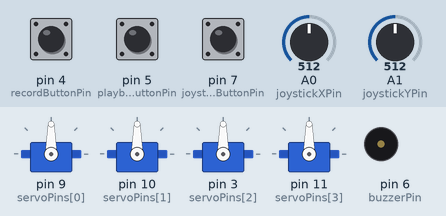
Simulated run of this sketch. Board: Arduino Uno, built with avr-gcc and run on an emulated ATmega328P. Shown: 4 × servo, buzzer (waves = sounding). The test bench sets the inputs (shaded band); at power-on: A0 (joystickXPin) = 512, pin 7 (joystickButtonPin) HIGH, A1 (joystickYPin) = 512, pin 4 (recordButtonPin) HIGH, pin 5 (playbackButtonPin) HIGH. What the sketch prints to the serial monitor is not drawn.

Above: at 1.2 s.
1.3 s: A0 (joystickXPin) set to 587
4.3 s: A0 (joystickXPin) set to 619
At 4.85 s:
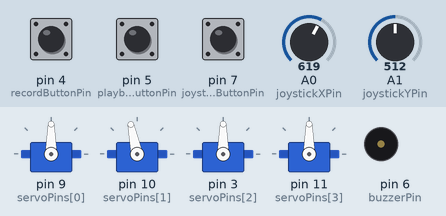
7.3 s: pin 7 (joystickButtonPin) pulled LOW for 1 s
At 7.94 s:
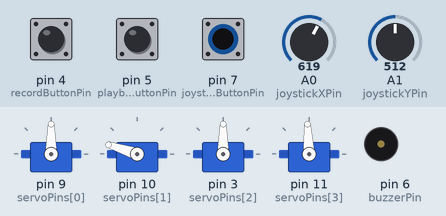
10.3 s: A1 (joystickYPin) set to 588
13.3 s: A1 (joystickYPin) set to 608
At 15.5 s:
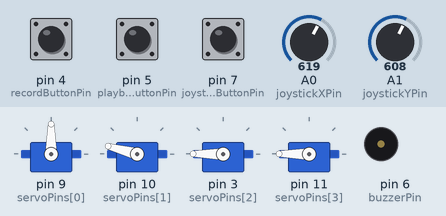
16.3 s: pin 4 (recordButtonPin) pulled LOW for 1 s
At 16.41 s:
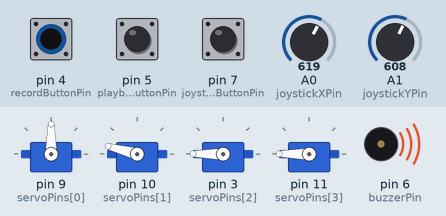
Timing chart, 0 to 19.3 s (numbered marks = the images above; inputs shaded):
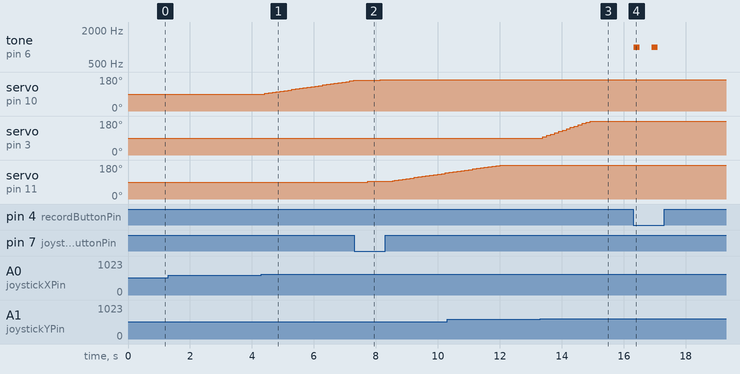

The sketch:

sketch_jul06a.ino
```cpp
#include <Servo.h>

// Servo motor configuration
Servo servo1, servo2, servo3, servo4;
const int servoPins[4] = {9, 10, 3,11};  // Servo motor pins

// Buzzer configuration
const int buzzerPin = 6;

// Joystick and button configuration
const int joystickXPin = A0;
const int joystickYPin = A1;
const int joystickButtonPin = 7;
const int recordButtonPin = 4;
const int playbackButtonPin = 5;
const int threshold = 100;  // Center tolerance range

// Initial servo positions
int servoPos[4] = {90, 90, 90, 90};
int positions[100][4];  // To store recorded positions
int posIndex = 0;  // Index for positions array

// Initial state
int currentState = 1;

// Buzzer melody function
void playBuzzerMelody() {
  int melody[] = {262, 294, 330, 349, 392, 440, 494, 523};  // Do, Re, Mi, Fa, Sol, La, Si, Do
  int duration = 100;  // Duration for each note
  for (int i = 0; i < 8; i++) {
    tone(buzzerPin, melody[i], duration);
    delay(duration);
  }
  noTone(buzzerPin);
}

// Buzzer beep function
void buzzerBeep() {
  tone(buzzerPin, 1000, 200);  // Beep frequency and duration
  delay(200);
  noTone(buzzerPin);
}

// Servo position function
void setServoPosition(Servo &servo, int angle) {
  servo.write(angle);
}

// Interpolate positions for smooth transitions
void interpolatePositions(int startPos[], int endPos[], int steps, int interpolatedPositions[][4]) {
  for (int i = 0; i < steps; i++) {
    for (int j = 0; j < 4; j++) {
      interpolatedPositions[i][j] = startPos[j] + (endPos[j] - startPos[j]) * i / steps;
    }
  }
}

// Playback recorded positions
void playbackRecordedPositions() {
  playBuzzerMelody();
  for (int i = 0; i < posIndex - 1; i++) {
    int startPos[4];
    int endPos[4];
    int interpolatedPositions[120][4];
    for (int j = 0; j < 4; j++) {
      startPos[j] = positions[i][j];
      endPos[j] = positions[i + 1][j];
    }
    interpolatePositions(startPos, endPos, 120, interpolatedPositions);
    for (int j = 0; j < 120; j++) {
      for (int k = 0; k < 4; k++) {
        setServoPosition(servo1, interpolatedPositions[j][0]);
        setServoPosition(servo2, interpolatedPositions[j][1]);
        setServoPosition(servo3, interpolatedPositions[j][2]);
        setServoPosition(servo4, interpolatedPositions[j][3]);
      }
      delay(10);
    }
  }
}

void setup() {
  Serial.begin(9600);

  // Attach servos
  servo1.attach(servoPins[0]);
  servo2.attach(servoPins[1]);
  servo3.attach(servoPins[2]);
  servo4.attach(servoPins[3]);

  // Set initial servo positions
  for (int i = 0; i < 4; i++) {
    setServoPosition(servo1, servoPos[0]);
    setServoPosition(servo2, servoPos[1]);
    setServoPosition(servo3, servoPos[2]);
    setServoPosition(servo4, servoPos[3]);
  }

  pinMode(joystickButtonPin, INPUT_PULLUP);
  pinMode(recordButtonPin, INPUT_PULLUP);
  pinMode(playbackButtonPin, INPUT_PULLUP);

  // Initial state
  currentState = 1;
  Serial.println("Current State: " + String(currentState));
}

void loop() {
  int xVal = analogRead(joystickXPin);
  int yVal = analogRead(joystickYPin);

  // Check joystick button state
  if (digitalRead(joystickButtonPin) == LOW) {
    currentState = (currentState == 1) ? 2 : 1;
    Serial.println("Button Pressed: Mode Change -> State: " + String(currentState));
    delay(300);  // Debounce delay
  }

  // Check record button state
  if (digitalRead(recordButtonPin) == LOW) {
    for (int i = 0; i < 4; i++) {
      positions[posIndex][i] = servoPos[i];
    }
    posIndex++;
    Serial.println("Position Recorded");
    buzzerBeep();  // Indicate recording with a beep
    delay(300);  // Debounce delay
  }

  // Check playback button state
  if (digitalRead(playbackButtonPin) == LOW) {
    Serial.println("Playing back recorded positions...");
    playbackRecordedPositions();
    delay(300);  // Debounce delay
  }

  // Update motor positions
  if (currentState == 1) {
    servoPos[0] += (yVal > 600) ? 3 : (yVal < 400) ? -3 : 0;
    servoPos[1] += (xVal > 600) ? 3 : (xVal < 400) ? -3 : 0;
  } else {
    servoPos[2] += (yVal > 600) ? 7 : (yVal < 400) ? -7 : 0;
    servoPos[3] += (xVal > 600) ? 3 : (xVal < 400) ? -3 : 0;
  }

  // Limit servo positions (0 to 180 degrees)
  for (int i = 0; i < 4; i++) {
    servoPos[i] = constrain(servoPos[i], 0, 180);
  }

  // Set servo motor positions
  setServoPosition(servo1, servoPos[0]);
  setServoPosition(servo2, servoPos[1]);
  setServoPosition(servo3, servoPos[2]);
  setServoPosition(servo4, servoPos[3]);

  // Print values to the console
  Serial.print("X: ");
  Serial.print(xVal);
  Serial.print(" Y: ");
  Serial.print(yVal);
  Serial.print(" Joystick Button: ");
  Serial.print(digitalRead(joystickButtonPin));
  Serial.print(" Record Button: ");
  Serial.print(digitalRead(recordButtonPin));
  Serial.print(" Playback Button: ");
  Serial.print(digitalRead(playbackButtonPin));
  Serial.print(" Current State: ");
  Serial.print(currentState);
  Serial.print(" Servo Positions: ");
  for (int i = 0; i < 4; i++) {
    Serial.print(servoPos[i]);
    if (i < 3) Serial.print(", ");
  }
  Serial.println();

  delay(10);  // Small delay
}
```

Measured:
- the behaviour switches between 600 and 601 on A0 (joystickXPin) (found by bisection; images 0 and 1)
- the behaviour switches between 600 and 601 on A1 (joystickYPin) (found by bisection; images 2 and 3)
- after the input at 1.3 s, every drawn part: stays the same
- after the input at 4.3 s, servo on pin 10 (servoPins[1]): moves from 90° to 162° over 2.9 s, starting after 0.12 s
- after the input at 7.3 s, servo on pin 11 (servoPins[3]): moves from 90° to 138° over 2.5 s, starting after 0.44 s
- after the input at 13.3 s, servo on pin 3 (servoPins[2]): moves from 90° to 180° over 1.5 s, starting after 0.09 s
- after the input at 16.3 s, tone on pin 6 (buzzerPin): alternates 1000 Hz for 0.20 s and silent for 0.38 s, 4 changes in all, then stays silent, starting at once
